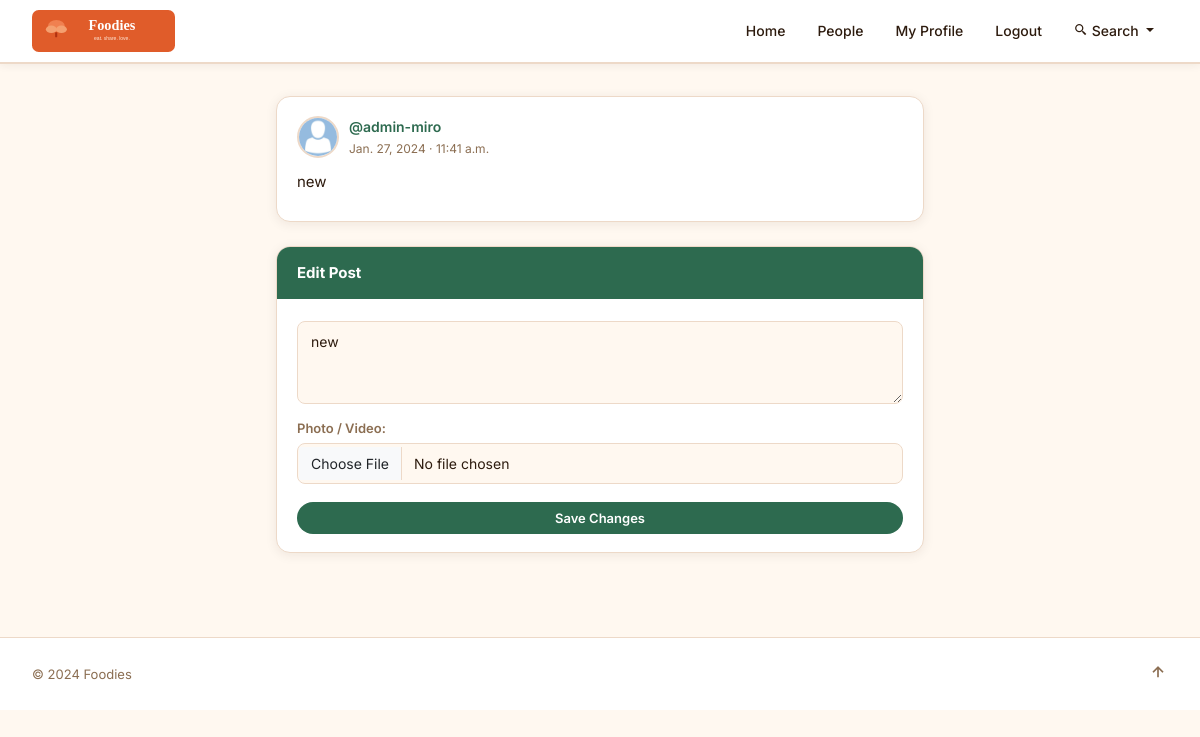
The page /edit_post/54 (signed in) on the database its author committed.
### blog/models.py (models this page shows, shortened)
class Post(models.Model):
    user = models.ForeignKey(
        User, related_name="posts",
        on_delete=models.DO_NOTHING
    )
    body = models.CharField(max_length=200)
    post_image = models.FileField(upload_to='posts/', null=True, blank=True)
    created_at = models.DateTimeField(auto_now_add=True)
    likes = models.ManyToManyField(User, related_name="post_likes", blank=True)

### blog/views.py (the view)
# urls.py: path('edit_post/<int:pk>',views.edit_post, name='edit_post'),
def edit_post(request, pk):
    if request.user.is_authenticated:
        post = get_object_or_404(Post, id=pk)
        if request.user.username == post.user.username:
            form = PostForm(request.POST or None, request.FILES or None, instance=post)
            if request.method == "POST":
                if form.is_valid():
                   post = form.save(commit=False)
                   post.user = request.user
                   post.save()
                   messages.success(request,("You Post Hass Been Updated!") )
                   return redirect ('blog-home')
            else:
               return render(request, "blog/edit_post.html", {"form":form ,'post': post})
        else:
             messages.success(request, "You Don't Own That post")
             return redirect('blog-home')
    else:
         messages.success(request, f'PLease Log In To Continue..')
         return redirect('blog-home')

### blog/forms.py
class PostForm(forms.ModelForm):
    body = forms.CharField(
        required=True,
        widget=forms.Textarea(
            attrs={
                "placeholder": "Share a recipe, restaurant visit, food photo...",
                "class": "form-control",
                "rows": 3,
            }
        ),
        label="",
    )
    post_image = forms.FileField(
        label="Photo / Video",
        required=False,
        widget=forms.FileInput(attrs={
            'accept': 'image/*,video/*',
            'class': 'form-control',
        })
    )
    class Meta:
        model = Post
        fields = ("body", "post_image")

### blog/templates/blog/edit_post.html (shortened to what this page needs)
{% extends "blog/base.html" %}
{% load static %}
{% block content %}
<div class="page-container" style="max-width:680px;">
  <article class="post-card" style="margin-bottom:24px;">
    <div class="post-card__body">
      <div class="post-card__meta">
        {% if post.user.profile.profile_image %}
          <img src="{{ post.user.profile.profile_image.url }}" class="post-card__avatar" alt="{{ post.user.username }}">
        {% else %}
          <img src="{% static 'images/default.jpg' %}" class="post-card__avatar" alt="Avatar">
        {% endif %}
        <div>
          <a class="post-card__author" href="{% url 'profile' post.user.id %}">@{{ post.user.username|lower }}</a>
          <div class="post-card__date">{{ post.created_at|date:"N j, Y · g:i a" }}</div>
        </div>
      </div>
      <p class="post-card__text">{{ post.body }}</p>
    </div>
  </article>
  <div class="sidebar-card">
    <div class="sidebar-card__header">Edit Post</div>
    <div class="sidebar-card__body">
      <form method="POST" enctype="multipart/form-data">
        {% for field in form %}
          <div class="form-group">
            {{ field.label_tag }}
            {{ field }}
          </div>
        {% endfor %}
        <button type="submit" class="btn btn-primary" style="width:100%;justify-content:center;margin-top:4px;">
          Save Changes
        </button>
      </form>
    </div>
  </div>
</div>
{% endblock content %}

### blog/static/style.css (style rules this page uses)
:root { --cream: #FFF8F0; --cream-dark:#F5EDE0; --terracotta:#2D6A4F; --terra-dark:#1B4332; --sage: #4A7C59; --sage-light:#6B9E79; --brown: #2D1B0E; --muted: #8B6E52; --border: #EDD9C8; --white: #FFFFFF; --shadow: 0 2px 12px rgba(45,27,14,.08); --shadow-lg: 0 6px 24px rgba(45,27,14,.13); --radius: 14px; --radius-sm: 8px; }
*, *::before, *::after { box-sizing: border-box; }
body { background-color: var(--cream); color: var(--brown); font-family: 'Inter', system-ui, -apple-system, sans-serif; font-size: 15px; line-height: 1.6; margin: 0; }
a { color: var(--terracotta); text-decoration: none; }
img { max-width: 100%; height: auto; display: block; }
.page-container { max-width: 1140px; margin: 0 auto; padding: 32px 16px 64px; }
.post-card { background: var(--white); border: 1px solid var(--border); border-radius: var(--radius); box-shadow: var(--shadow); margin-bottom: 20px; overflow: hidden; transition: box-shadow .2s; }
.post-card__body { padding: 18px 20px 12px; }
.post-card__meta { display: flex; align-items: center; gap: 10px; margin-bottom: 12px; }
.post-card__avatar { width: 42px; height: 42px; border-radius: 50%; object-fit: cover; border: 2px solid var(--border); flex-shrink: 0; }
.post-card__author { font-weight: 600; font-size: 14px; color: var(--terracotta); }
.post-card__date { font-size: 12px; color: var(--muted); }
.post-card__text { font-size: 15px; color: var(--brown); margin: 0 0 14px; line-height: 1.65; }
.btn { display: inline-flex; align-items: center; gap: 5px; padding: 7px 16px; border-radius: 20px; font-size: 13px; font-weight: 600; cursor: pointer; border: none; transition: background .15s, transform .1s; line-height: 1.4; text-decoration: none; }
.btn-primary { background: var(--terracotta); color: var(--white); }
.sidebar-card { background: var(--white); border: 1px solid var(--border); border-radius: var(--radius); box-shadow: var(--shadow); overflow: hidden; margin-bottom: 20px; }
.sidebar-card__header { padding: 14px 20px; background: var(--terracotta); color: var(--white); font-weight: 700; font-size: 15px; }
.sidebar-card__body { padding: 18px 20px; }
.form-control, textarea.form-control, select.form-control, input[type="text"], input[type="email"], input[type="password"], input[type="url"], textarea { width: 100%; padding: 9px 13px; border: 1px solid var(--border); border-radius: var(--radius-sm); background: var(--cream); color: var(--brown); font-size: 14px; transition: border-color .15s, box-shadow .15s; }
label { font-size: 13px; font-weight: 600; color: var(--muted); margin-bottom: 4px; display: block; }
.form-group { margin-bottom: 14px; }

### rows shown on the page
Post: user.username "admin-miro", created_at "Jan. 27, 2024 · 11:41 a.m.", body "new", form "new"

### other values the page prints
{{ field.label_tag }} "Photo / Video:"
